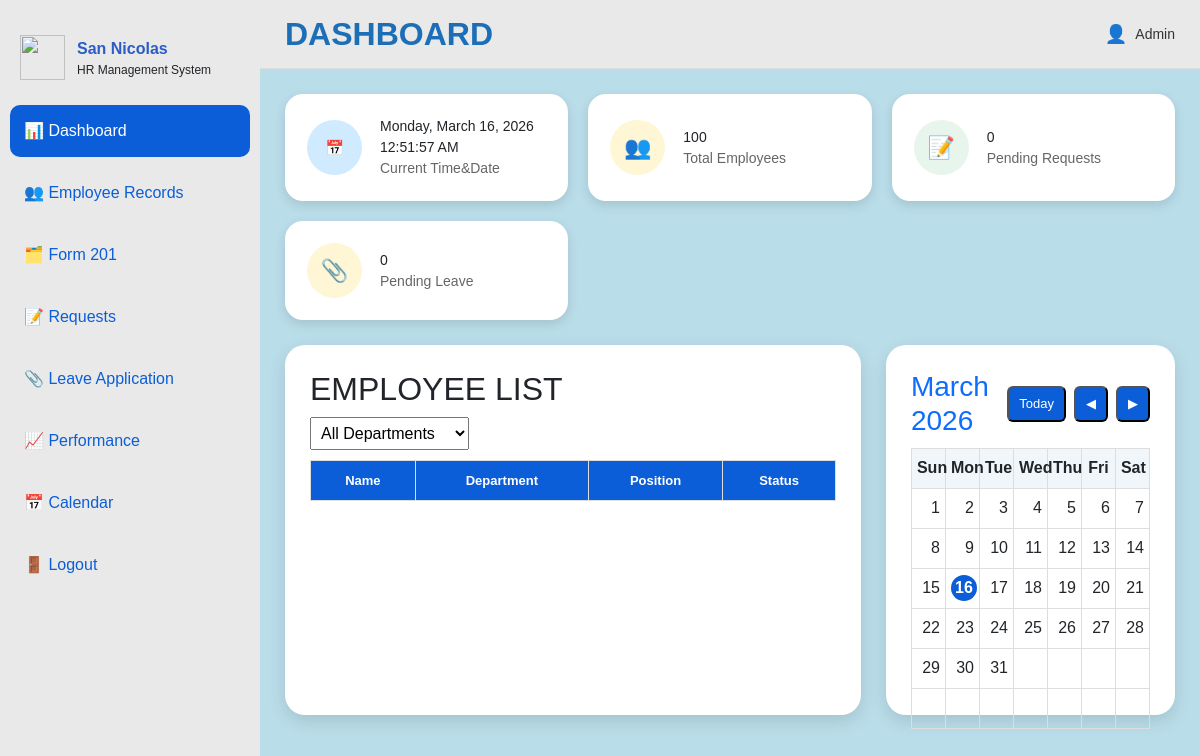
Page /main/dashboard.php?department=HR (signed in) on the earlier database version.
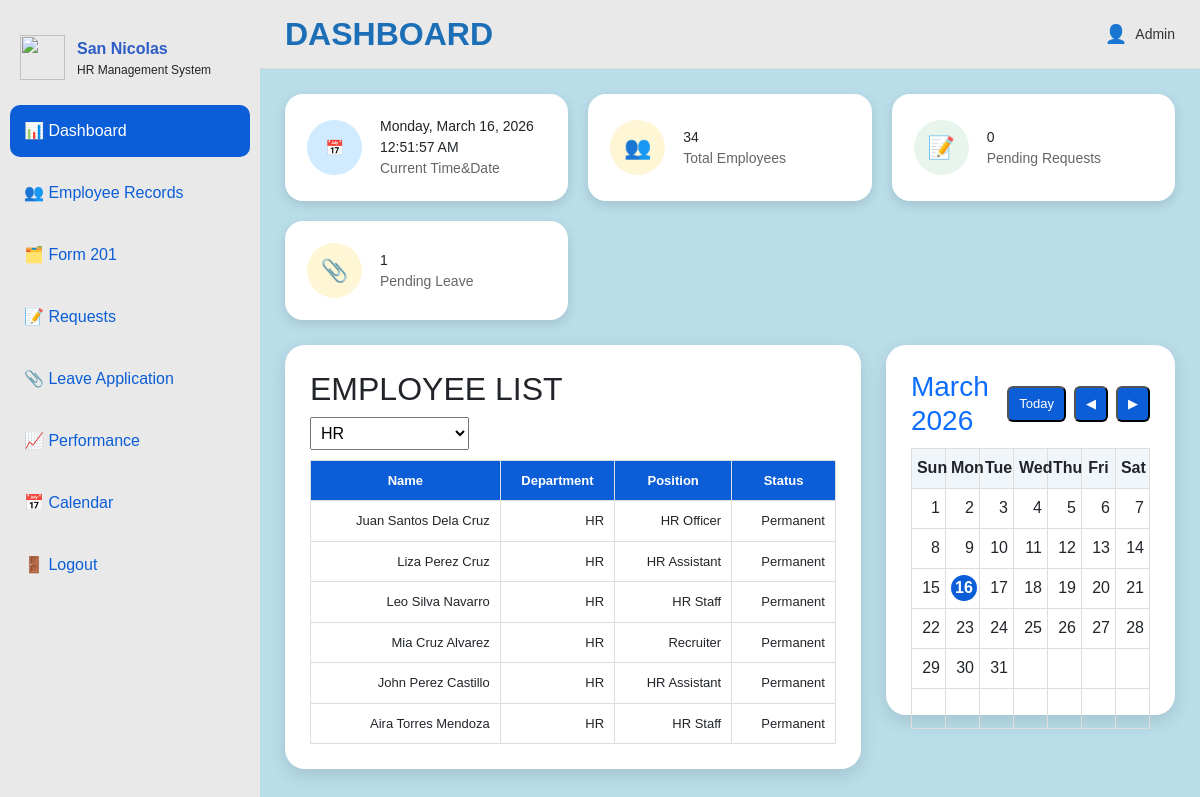
Same page on the later database version.
### tables this page shows
CREATE TABLE `employees` (
  `id` int(11) NOT NULL,
  `employee_id` varchar(50) NOT NULL,
  `first_name` varchar(100) NOT NULL,
  `last_name` varchar(100) NOT NULL,
  `middle_name` varchar(100) DEFAULT NULL,
  `name` varchar(255) DEFAULT NULL,
  `address` text DEFAULT NULL,
  `civil_status` varchar(50) DEFAULT NULL,
  `blood_type` varchar(5) DEFAULT NULL,
  `philhealth` varchar(50) DEFAULT NULL,
  `sss` varchar(50) DEFAULT NULL,
  `gsis` varchar(50) DEFAULT NULL,
  `pagibig` varchar(50) DEFAULT NULL,
  `tin` varchar(50) DEFAULT NULL,
  `department` varchar(100) DEFAULT NULL,
  `position` varchar(100) DEFAULT NULL,
  `employee_status` varchar(50) DEFAULT NULL,
  `salary_grade` varchar(50) DEFAULT NULL,
  `hired_at` date DEFAULT NULL,
  `appointment_date` date DEFAULT NULL,
  `appointment_ended` enum('Yes','No') DEFAULT 'No',
  `role` varchar(50) DEFAULT NULL,
  `email` varchar(150) DEFAULT NULL,
  `password` varchar(255) DEFAULT NULL,
  `created_at` timestamp NOT NULL DEFAULT current_timestamp()
);

### main/dashboard.php (the view, shortened to what the changed rows need)
<?php
$conn = new mysqli("localhost", "root", "", "hrsys_db");
$selectedDept = isset($_GET['department']) ? $_GET['department'] : '';
$deptQuery = $conn->query("SELECT DISTINCT department FROM employees");
$sql = "SELECT name, department, position, employee_status FROM employees";
if (!empty($selectedDept)) {
    $sql .= " WHERE department = ?";
}
$sql .= " LIMIT 10";
$stmt = $conn->prepare($sql);
if (!empty($selectedDept)) {
    $stmt->bind_param("s", $selectedDept);
}
$stmt->execute();
$result = $stmt->get_result();
$pendingLeaveQuery = $conn->query("SELECT COUNT(*) AS total_leave FROM leave_application WHERE status='Pending'");
$pendingLeave = $pendingLeaveQuery ? $pendingLeaveQuery->fetch_assoc()['total_leave'] : 0;
$totalEmployees = $conn->query("SELECT COUNT(*) AS total_employees FROM employees");
$totalEmployees = $totalEmployees ? $totalEmployees->fetch_assoc()['total_employees'] : 0;
?>
<!DOCTYPE html>
<html lang="en">
<head>
<link href="https://cdn.jsdelivr.net/npm/bootstrap@5.3.2/dist/css/bootstrap.min.css" rel="stylesheet">
</head>
<body>
<div class="overlay">
<div class="wrapper">
<div class="main">
<div class="topbar">
    <div class="topbar-left">
        <h2>DASHBOARD</h2>
    </div>
</div>
<div class="cards">
<div class="card-modern">
    <div class="card-info">
        <div class="card-number"><?= $totalEmployees ?></div>
        <div class="card-label">Total Employees</div>
    </div>
</div>
<div class="card-modern">
    <div class="card-info">
        <div class="card-number"><?= $pendingLeave ?></div>
        <div class="card-label">Pending Leave</div>
    </div>
</div>
</div>
<div class="bottom-row">
<div class="employee-box">
<h2>EMPLOYEE LIST</h2>
<form method="GET" style="margin-bottom:10px;">
    <select name="department" onchange="this.form.submit()">
        <option value="">All Departments</option>
        <?php while($dept = $deptQuery->fetch_assoc()): ?>
            <option value="<?= htmlspecialchars($dept['department']) ?>"
                <?= ($selectedDept == $dept['department']) ? 'selected' : '' ?>>
                <?= htmlspecialchars($dept['department']) ?>
            </option>
        <?php endwhile; ?>
    </select>
</form>
<table class="employee-table">
<tr>
    <th>Name</th>
    <th>Department</th>
    <th>Position</th>
    <th>Status</th>
</tr>
<?php while($row = $result->fetch_assoc()): ?>
<tr>
    <td><?= htmlspecialchars($row['name']) ?></td>
    <td><?= htmlspecialchars($row['department']) ?></td>
    <td><?= htmlspecialchars($row['position']) ?></td>
    <td><?= htmlspecialchars($row['employee_status']) ?></td>
</tr>
<?php endwhile; ?>
</table>
</div>
<div class="calendar-box">
<table>
    <tr>
        <th>Sun</th>
        <th>Mon</th>
        <th>Tue</th>
        <th>Wed</th>
        <th>Thu</th>
        <th>Fri</th>
        <th>Sat</th>
    </tr>
</table>
</div>
</div>
</div>
</div>
</body>
</html>

Differences in the rows shown:
now on this page (row edited): employees: name "Juan Santos Dela Cruz", department "HR", position "HR Officer", employee_status "Permanent"
now on this page (row edited): employees: name "Liza Perez Cruz", department "HR", position "HR Assistant", employee_status "Permanent"
now on this page (row edited): employees: name "Leo Silva Navarro", department "HR", position "HR Staff", employee_status "Permanent"
now on this page (row edited): employees: name "Mia Cruz Alvarez", department "HR", position "Recruiter", employee_status "Permanent"
now on this page (row edited): employees: name "John Perez Castillo", department "HR", position "HR Assistant", employee_status "Permanent"
now on this page (row edited): employees: name "Aira Torres Mendoza", department "HR", position "HR Staff", employee_status "Permanent"
Other differences:
$totalEmployees: "100" → "34"
$pendingLeave: "0" → "1"
form field department: "All Departments" → "HR"
